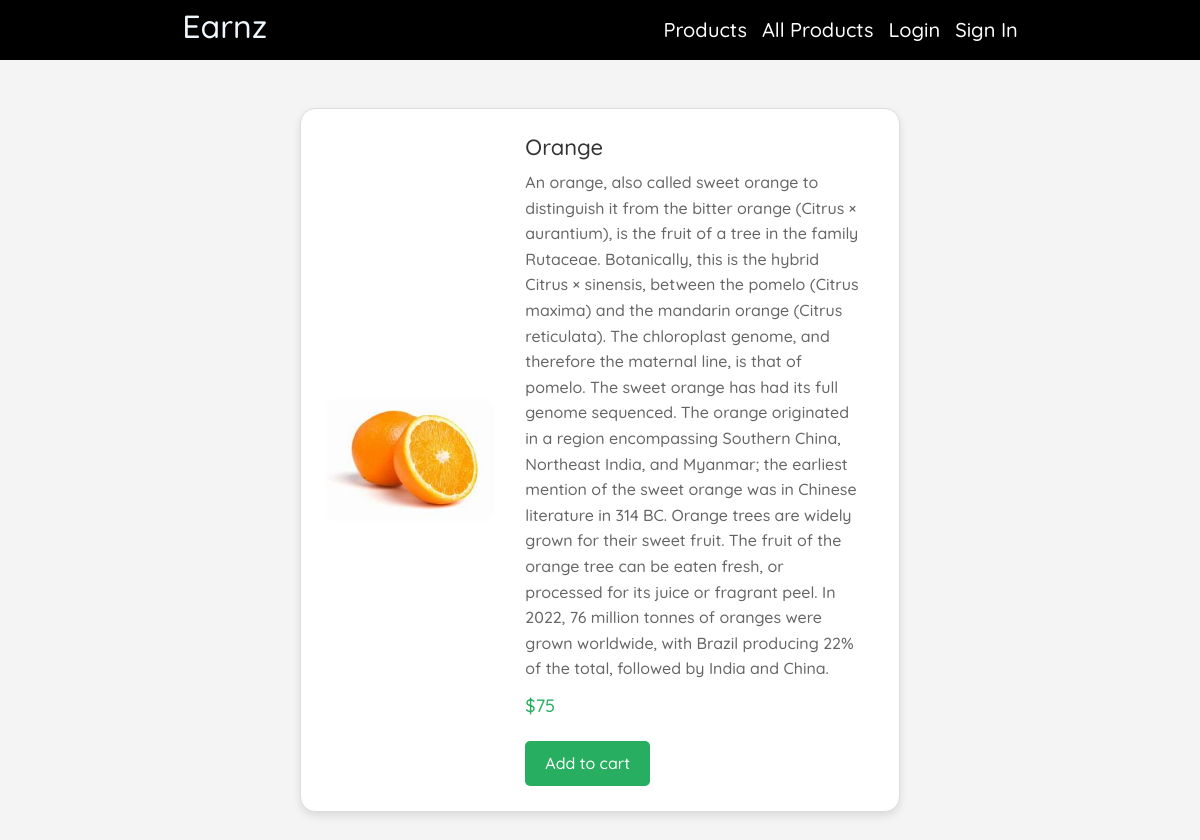
/list/2, run on the app's committed database.
### home/models.py (models this page shows, shortened)
class Product(models.Model):
    product_name=models.CharField(max_length=200)
    product_price=models.IntegerField(null=True)
    product_description=models.TextField()
    product_images=models.ImageField(upload_to='images/',null=True)

### home/views.py (the view)
# urls.py: path('list/<pk>',views.Product_list_one,name='Product_list_one'),
def Product_list_one(request,pk):
    product=Product.objects.get(pk=pk)
    return render(request,'product_list.html',{'product':product})

### templates/product_list.html (shortened to what this page needs)
<!DOCTYPE html>
<html lang="en">
    {% extends 'blank_layout.html' %}
    {% block content %}
    <head>
</head>
<body>
    <div class="main">
        <div class="card">
            <div class="img">
                <img src="{{ product.product_images.url }}" alt="{{ product.product_name }}">
            </div>
            <div class="details">
                <h2>{{ product.product_name }}</h2>
                <p>{{ product.product_description }}</p>
                <p class="price">${{ product.product_price }}</p>
                <button>Add to cart</button>
            </div>
        </div>
    </div>
    {% endblock content %}

### templates/navbar.html (style rules this page uses)
* { margin: 0; padding: 0; box-sizing: border-box; font-family: "Quicksand", sans-serif; font-weight: 500; font-style: normal; }
body { font-size: 20px; }
body { background-color: #f4f4f4; color: #333; }

### templates/product_list.html (style rules this page uses)
* { margin: 0; padding: 0; box-sizing: border-box; }
body { font-family: Arial, sans-serif; background-color: #f4f4f4; color: #333; line-height: 1.6; margin-top: 5%; }
.main { display: flex; justify-content: center; align-items: center; min-height: 100vh; padding: 20px; }
.card { display: flex; flex-direction: row; align-items: center; width: 100%; max-width: 600px; border: 1px solid #ddd; border-radius: 15px; box-shadow: 0 4px 8px rgba(0, 0, 0, 0.1); background: #fff; overflow: hidden; margin: 20px; padding: 15px; }
.img { flex: 1; padding: 10px; }
.img img { width: 100%; height: auto; object-fit: cover; border-radius: 10px; }
.details { flex: 2; padding: 10px 20px; text-align: left; }
.details h2 { font-size: 22px; margin-bottom: 10px; color: #333; }
.details p { font-size: 16px; margin-bottom: 10px; color: #666; }
.details .price { font-size: 18px; color: #27ae60; margin-bottom: 20px; }
.details button { padding: 10px 20px; border: none; border-radius: 5px; background-color: #27ae60; color: #fff; font-size: 16px; cursor: pointer; transition: background-color 0.3s ease; }

### data on the page
Product: product_images (picture), product_name "Orange", product_description "An orange, also called sweet orange to distinguish it from the bitter orange (Citrus × aurantium), is the fruit of a tree in the family Rutaceae. Botanically, this is the hybrid Citrus × sinensis, between the pomelo (Citrus maxima) and the mandarin orange (Citrus reticulata). The chloroplast genome, and therefore the maternal line, is that of pomelo. The sweet orange has had its full genome sequenced. The orange originated in a region encompassing Southern China, Northeast India, and Myanmar; the earliest mention of the sweet orange was in Chinese literature in 314 BC. Orange trees are widely grown for their sweet fruit. The fruit of the orange tree can be eaten fresh, or processed for its…", product_price "75"
